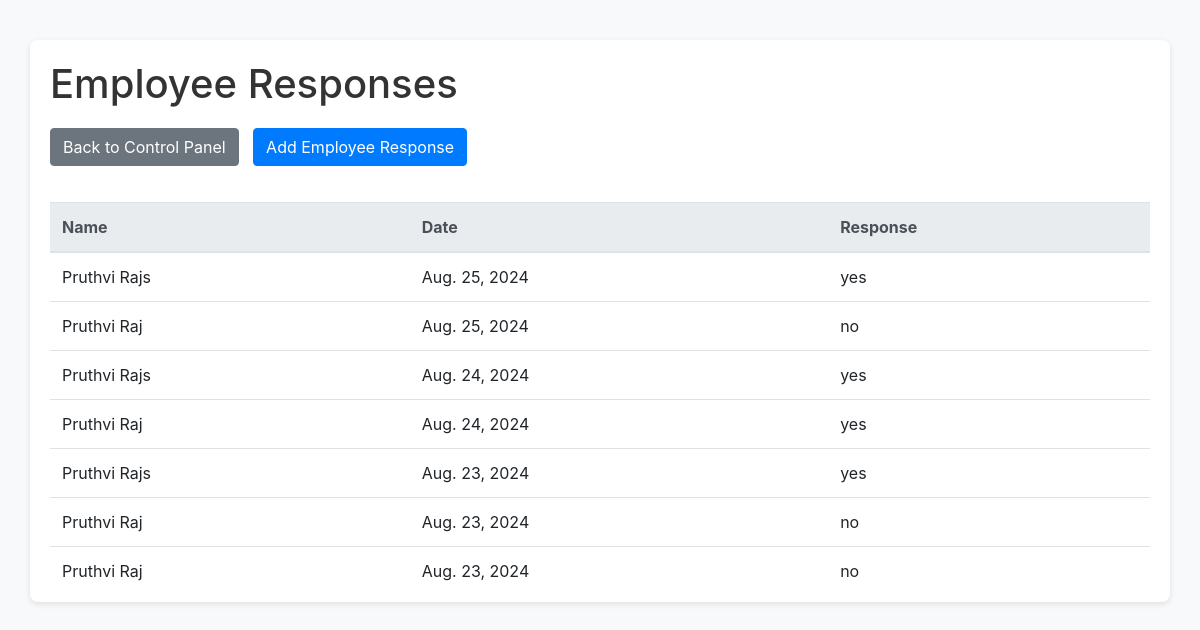
Before: /api/employee-responses/ with the older database file.
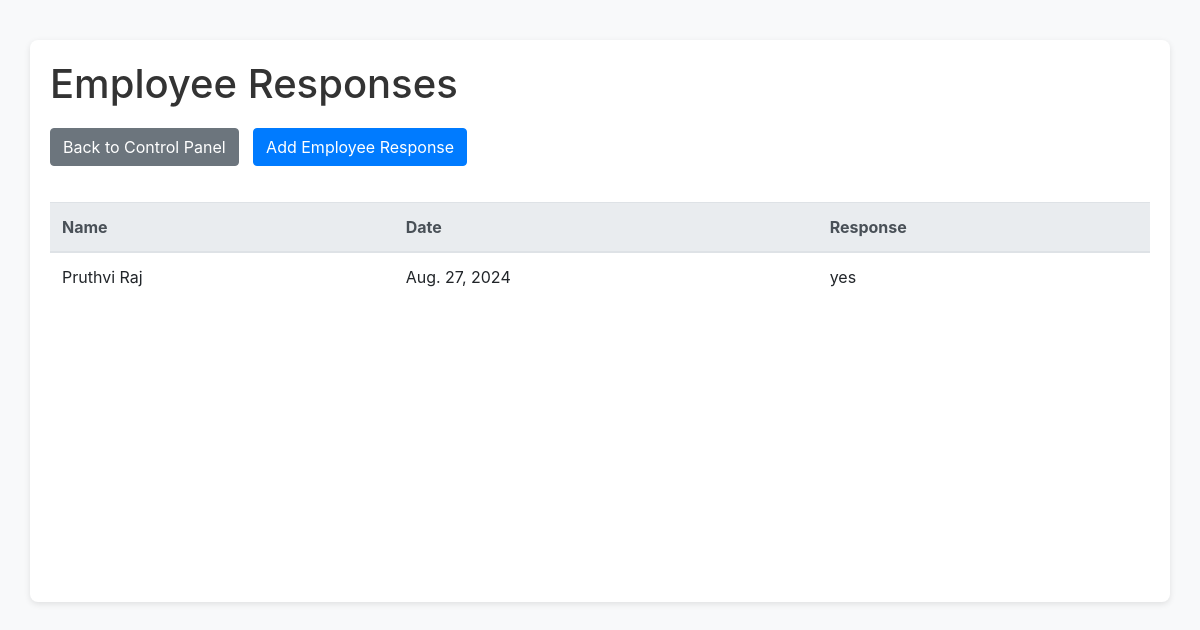
After: the same page with the newer database file.
### sender_app/models.py (models this page shows, shortened)
class EmployeeResponse(models.Model):
    employee = models.ForeignKey(Employee, on_delete=models.CASCADE)
    date = models.DateField()
    response = models.CharField(max_length=3, choices=[('yes', 'Yes'), ('no', 'No')])
    created_at = models.DateTimeField(auto_now_add=True)
    updated_at = models.DateTimeField(auto_now=True)
    class Meta:
        unique_together = ('employee', 'date')

class Employee(models.Model):
    user_id = models.AutoField(primary_key=True)
    name = models.CharField(max_length=100)
    email = EncryptedEmailField(max_length=254, unique=True)
    created_at = models.DateTimeField(auto_now_add=True)
    updated_at = models.DateTimeField(auto_now=True)

### sender_app/views.py (the view)
# urls.py: path('employee-responses/', EmployeeResponsesView.as_view(), name='employee_responses'),
class EmployeeResponsesView(View):
    def get(self, request):
        responses = EmployeeResponse.objects.all().select_related('employee').order_by('-date')
        return render(request, 'email_sender_app/employees_responses.html', {'responses': responses})

### sender_app/templates/email_sender_app/employees_responses.html (shortened to what this page needs)
<!DOCTYPE html>
<html lang="en">
<head>
    <link rel="stylesheet" href="https://stackpath.bootstrapcdn.com/bootstrap/4.5.2/css/bootstrap.min.css">
</head>
<body>
    <div class="container">
        <h1>Employee Responses</h1>
        <div class="mb-3">
            <a href="{% url 'control_panel' %}" class="btn btn-secondary btn-space">Back to Control Panel</a>
            <a href="{% url 'add_employee_response' %}" class="btn btn-primary">Add Employee Response</a>
        </div>
        <div class="scrollable-table">
            <table class="table">
                <thead class="thead-light">
                    <tr>
                        <th>Name</th>
                        <th>Date</th>
                        <th>Response</th>
                    </tr>
                </thead>
                <tbody>
                    {% for response in responses %}
                    <tr>
                        <td>{{ response.employee.name }}</td>
                        <td>{{ response.date }}</td>
                        <td>{{ response.response }}</td>
                    </tr>
                    {% endfor %}
                </tbody>
            </table>
        </div>
    </div>
</body>
</html>

### sender_app/templates/email_sender_app/employees_responses.html (style rules this page uses)
body { background-color: #f8f9fa; }
.container { background-color: #ffffff; padding: 20px; border-radius: 8px; box-shadow: 0 2px 6px rgba(0, 0, 0, 0.1); margin-top: 40px; margin-bottom: 40px; }
h1 { color: #333; margin-bottom: 20px; }
.scrollable-table { overflow-y: auto; height: 400px; }
.table { margin-top: 20px; }
.btn-space { margin-right: 10px; }

Changed rows visible on the page:
removed EmployeeResponse: employee.name "Pruthvi Rajs", date "Aug. 25, 2024", response "yes"
removed EmployeeResponse: employee.name "Pruthvi Raj", date "Aug. 25, 2024", response "no"
removed EmployeeResponse: employee.name "Pruthvi Rajs", date "Aug. 24, 2024", response "yes"
removed EmployeeResponse: employee.name "Pruthvi Raj", date "Aug. 24, 2024", response "yes"
removed EmployeeResponse: employee.name "Pruthvi Rajs", date "Aug. 23, 2024", response "yes"
removed EmployeeResponse: employee.name "Pruthvi Raj", date "Aug. 23, 2024", response "no"
removed EmployeeResponse: employee.name "Pruthvi Raj", date "Aug. 23, 2024", response "no"
added EmployeeResponse: employee.name "Pruthvi Raj", date "Aug. 27, 2024", response "yes"
